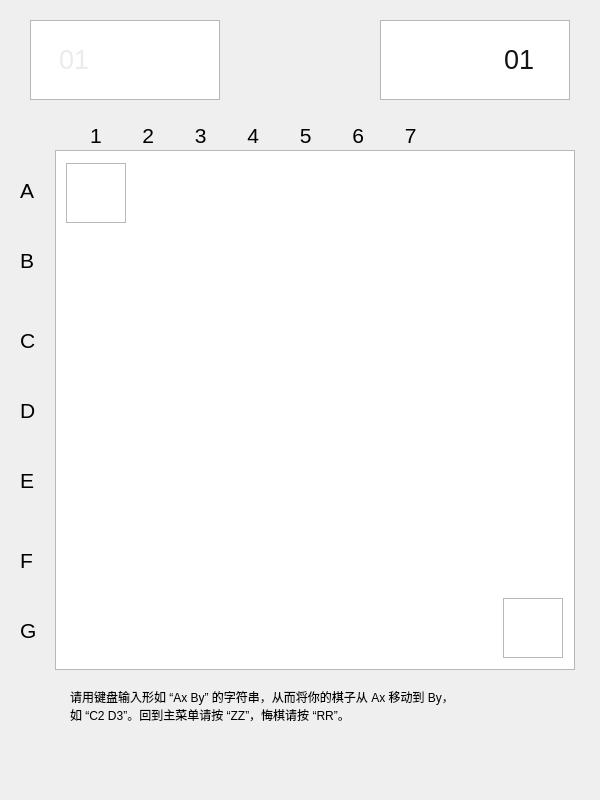
<?xml version="1.0" encoding="UTF-8"?>
<ui version="4.0">
 <class>nopainter</class>
 <widget class="QWidget" name="nopainter">
  <property name="geometry">
   <rect>
    <x>0</x>
    <y>0</y>
    <width>600</width>
    <height>800</height>
   </rect>
  </property>
  <property name="windowTitle">
   <string>Form</string>
  </property>
  <widget class="QGraphicsView" name="board">
   <property name="geometry">
    <rect>
     <x>55</x>
     <y>150</y>
     <width>520</width>
     <height>520</height>
    </rect>
   </property>
   <property name="styleSheet">
    <string notr="true">border-image: url(:/myImages/images/board.png);</string>
   </property>
  </widget>
  <widget class="QGraphicsView" name="blackChart">
   <property name="geometry">
    <rect>
     <x>30</x>
     <y>20</y>
     <width>190</width>
     <height>80</height>
    </rect>
   </property>
   <property name="styleSheet">
    <string notr="true">border-image: url(:/myImages/images/black_chart.png);</string>
   </property>
  </widget>
  <widget class="QGraphicsView" name="whiteChart">
   <property name="geometry">
    <rect>
     <x>380</x>
     <y>20</y>
     <width>190</width>
     <height>80</height>
    </rect>
   </property>
   <property name="styleSheet">
    <string notr="true">border-image: url(:/myImages/images/white_chart_r.png);</string>
   </property>
  </widget>
  <widget class="QLabel" name="number">
   <property name="geometry">
    <rect>
     <x>90</x>
     <y>120</y>
     <width>491</width>
     <height>31</height>
    </rect>
   </property>
   <property name="font">
    <font>
     <pointsize>16</pointsize>
    </font>
   </property>
   <property name="text">
    <string>1       2       3       4       5       6       7</string>
   </property>
  </widget>
  <widget class="QLabel" name="A">
   <property name="geometry">
    <rect>
     <x>20</x>
     <y>180</y>
     <width>21</width>
     <height>21</height>
    </rect>
   </property>
   <property name="font">
    <font>
     <pointsize>16</pointsize>
    </font>
   </property>
   <property name="text">
    <string>A</string>
   </property>
  </widget>
  <widget class="QLabel" name="B">
   <property name="geometry">
    <rect>
     <x>20</x>
     <y>250</y>
     <width>21</width>
     <height>21</height>
    </rect>
   </property>
   <property name="font">
    <font>
     <pointsize>16</pointsize>
    </font>
   </property>
   <property name="text">
    <string>B</string>
   </property>
  </widget>
  <widget class="QLabel" name="C">
   <property name="geometry">
    <rect>
     <x>20</x>
     <y>330</y>
     <width>21</width>
     <height>21</height>
    </rect>
   </property>
   <property name="font">
    <font>
     <pointsize>16</pointsize>
    </font>
   </property>
   <property name="text">
    <string>C</string>
   </property>
  </widget>
  <widget class="QLabel" name="D">
   <property name="geometry">
    <rect>
     <x>20</x>
     <y>400</y>
     <width>21</width>
     <height>21</height>
    </rect>
   </property>
   <property name="font">
    <font>
     <pointsize>16</pointsize>
    </font>
   </property>
   <property name="text">
    <string>D</string>
   </property>
  </widget>
  <widget class="QLabel" name="E">
   <property name="geometry">
    <rect>
     <x>20</x>
     <y>470</y>
     <width>21</width>
     <height>21</height>
    </rect>
   </property>
   <property name="font">
    <font>
     <pointsize>16</pointsize>
    </font>
   </property>
   <property name="text">
    <string>E</string>
   </property>
  </widget>
  <widget class="QLabel" name="F">
   <property name="geometry">
    <rect>
     <x>20</x>
     <y>550</y>
     <width>21</width>
     <height>21</height>
    </rect>
   </property>
   <property name="font">
    <font>
     <pointsize>16</pointsize>
    </font>
   </property>
   <property name="text">
    <string>F</string>
   </property>
  </widget>
  <widget class="QLabel" name="G">
   <property name="geometry">
    <rect>
     <x>20</x>
     <y>620</y>
     <width>21</width>
     <height>21</height>
    </rect>
   </property>
   <property name="font">
    <font>
     <pointsize>16</pointsize>
    </font>
   </property>
   <property name="text">
    <string>G</string>
   </property>
  </widget>
  <widget class="QLabel" name="blackScore">
   <property name="geometry">
    <rect>
     <x>59</x>
     <y>19</y>
     <width>131</width>
     <height>81</height>
    </rect>
   </property>
   <property name="font">
    <font>
     <pointsize>20</pointsize>
    </font>
   </property>
   <property name="styleSheet">
    <string notr="true">color: rgb(235, 235, 235);</string>
   </property>
   <property name="text">
    <string>01</string>
   </property>
  </widget>
  <widget class="QLabel" name="whiteScore">
   <property name="geometry">
    <rect>
     <x>504</x>
     <y>19</y>
     <width>131</width>
     <height>81</height>
    </rect>
   </property>
   <property name="font">
    <font>
     <pointsize>20</pointsize>
    </font>
   </property>
   <property name="styleSheet">
    <string notr="true">color: rgb(20, 20, 20);</string>
   </property>
   <property name="text">
    <string>01</string>
   </property>
  </widget>
  <widget class="QLabel" name="regrets">
   <property name="geometry">
    <rect>
     <x>210</x>
     <y>30</y>
     <width>69</width>
     <height>20</height>
    </rect>
   </property>
   <property name="text">
    <string/>
   </property>
  </widget>
  <widget class="QGraphicsView" name="leftup">
   <property name="geometry">
    <rect>
     <x>66</x>
     <y>163</y>
     <width>60</width>
     <height>60</height>
    </rect>
   </property>
   <property name="styleSheet">
    <string notr="true">border-image: url(:/myImages/images/black_normal.png);</string>
   </property>
  </widget>
  <widget class="QGraphicsView" name="rightdown">
   <property name="geometry">
    <rect>
     <x>503</x>
     <y>598</y>
     <width>60</width>
     <height>60</height>
    </rect>
   </property>
   <property name="styleSheet">
    <string notr="true">border-image: url(:/myImages/images/white_selected.png);</string>
   </property>
  </widget>
  <widget class="QLabel" name="tips">
   <property name="geometry">
    <rect>
     <x>70</x>
     <y>680</y>
     <width>533</width>
     <height>51</height>
    </rect>
   </property>
   <property name="text">
    <string>请用键盘输入形如 “Ax By” 的字符串，从而将你的棋子从 Ax 移动到 By，
如 “C2 D3”。回到主菜单请按 “ZZ”，悔棋请按 “RR”。</string>
   </property>
  </widget>
 </widget>
 <resources/>
 <connections/>
</ui>
